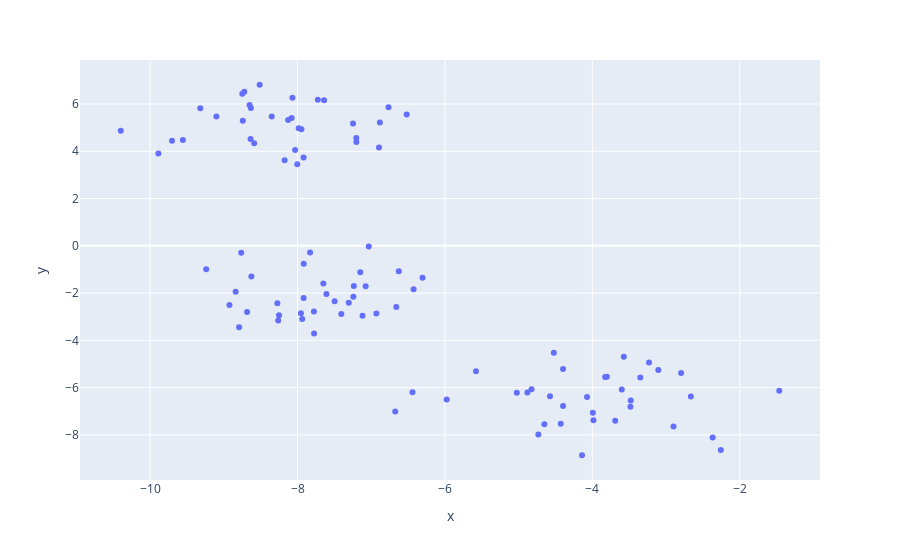

Notebook code for this chart:
### Code cell
import plotly.express as px
fig = px.scatter(data, x="x", y="y")
fig.show()
